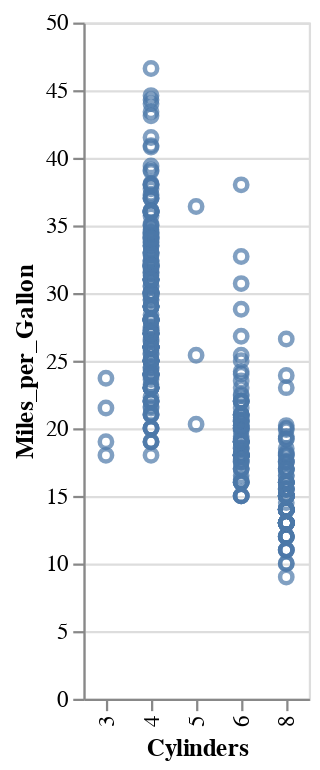

Notebook cell for this chart:
### Markdown cell above
##### Define types of the attributes

Different type of attributes may lead to different data visualization. 

- ':N' indicates a nominal type (unordered, categorical data),
- ':O' indicates an ordinal type (rank-ordered data),
- ':Q' indicates a quantitative type (numerical data with meaningful magnitudes), and
- ':T' indicates a temporal type (date/time data)

### Code cell
alt.Chart(cars).mark_point().encode(
    alt.Y('Miles_per_Gallon:Q'),
    alt.X('Cylinders:O')
)

### Figure 1 — Vega-Lite specification as saved in the notebook (floating-point values rounded to 4 significant figures; data arrays with more than 128 entries replaced by an {"elided": "..."} marker saying what was removed)
{"config": {"view": {"continuousWidth": 300, "continuousHeight": 300}}, "data": {"name": "data-f02450ab61490a1363517a0190416235"}, "mark": {"type": "point"}, "encoding": {"x": {"field": "Cylinders", "type": "ordinal"}, "y": {"field": "Miles_per_Gallon", "type": "quantitative"}}, "$schema": "https://vega.github.io/schema/vega-lite/v5.8.0.json", "datasets": {"data-f02450ab61490a1363517a0190416235": {"elided": "406 records"}}}
